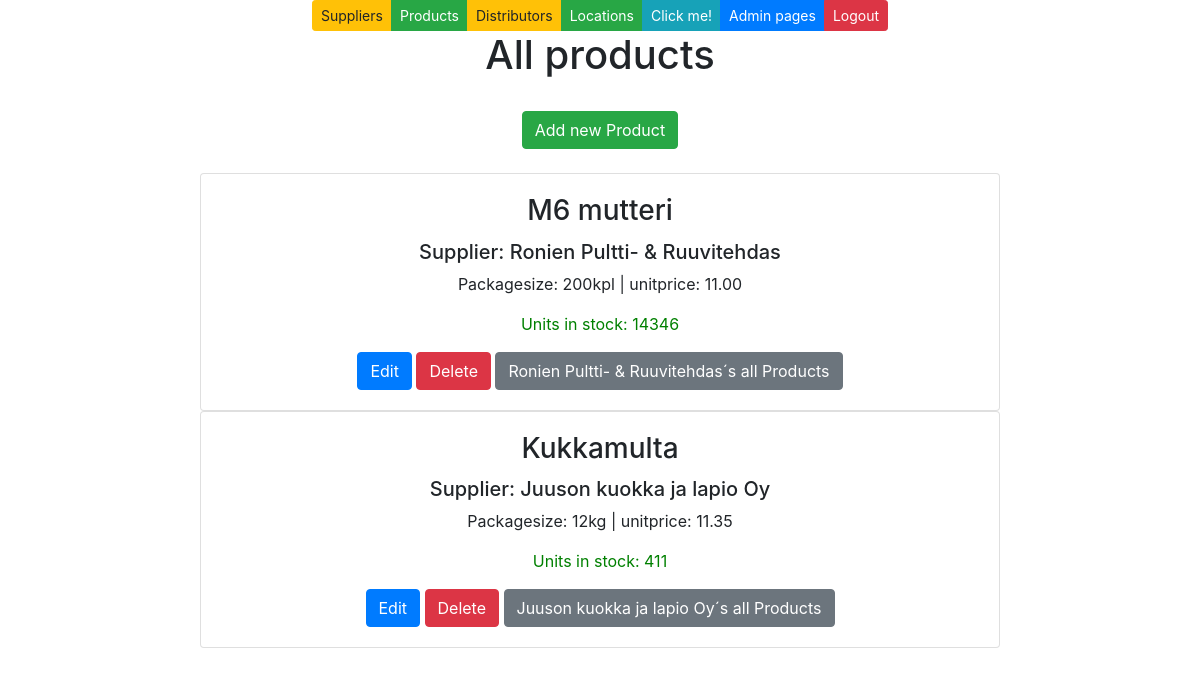
Screenshot of /products/ (signed in) with the database file from the repository.
### app/models.py (models this page shows, shortened)
class Product(models.Model):
    productname = models.CharField(max_length = 20, default = "laku")
    packagesize = models.CharField(max_length = 20, default = 3)
    unitprice = models.DecimalField(max_digits=8, decimal_places=2, default=1.00)
    unitsinstock = models.IntegerField(default = 3)
    supplier = models.ForeignKey(Supplier, on_delete=models.CASCADE)

class Supplier(models.Model):
    companyname = models.CharField(max_length = 50, default="firma")
    contactname = models.CharField(max_length = 50, default="firma")
    address = models.CharField(max_length = 100, default="firma")
    phone = models.CharField(max_length = 20, default="firma")
    email = models.CharField(max_length = 50, default="firma")
    country = models.CharField(max_length = 50, default="firma")

### app/views.py (the view)
# urls.py: path('products/', productlistview),
def productlistview(request): #Tämän voi kopioida muihin funktioihin, johon halutaan auth.
    if not request.user.is_authenticated:
        return render(request, 'loginpage.html')
    else:
        productlist = Product.objects.all()
        supplierlist = Supplier.objects.all()
        context = {'products': productlist, 'suppliers': supplierlist}
        return render (request,"productlist.html",context)

### app/templates/productlist.html (shortened to what this page needs)
{% extends 'index.html' %}
{% block content %}
<h1>All products</h1>
<br />
<button id="add-btn" class="btn btn-success" onclick="showaddform()">Add new Product</button>
<br />
<br />
{% for p in products %}
<div id="list">
    <div class="card" style="width: 50rem;">
        <div class="card-body">
            <h3 class="card-title">{{p.productname}} </h3>
            <h5 class="card-text">Supplier: {{p.supplier.companyname}}</h5>
            <p class="card-text">Packagesize: {{p.packagesize}} | unitprice: {{p.unitprice}}</p>
            <p class="card-text" style="color: green;">Units in stock: {{p.unitsinstock}}</p>
            <a href="/edit-product-get/{{p.id}}/" class="btn btn-primary">Edit</a>
            <a href="/confirm-delete-product/{{p.id}}/" class="btn btn-danger">Delete</a>
            <a href="/products-by-supplier/{{p.supplier.id}}/" class="btn btn-secondary">{{p.supplier.companyname}}´s all Products</a>
        </div>
    </div>
    {% empty %}
    <h2>Ei mitään täällä!</h2>
</div>
{%endfor%}
{% endblock %}

### rows the page displays
Product: productname "M6 mutteri", supplier.companyname "Ronien Pultti- & Ruuvitehdas", packagesize "200kpl", unitprice "11.00", unitsinstock "14346"
Product: productname "Kukkamulta", supplier.companyname "Juuson kuokka ja lapio Oy", packagesize "12kg", unitprice "11.35", unitsinstock "411"
